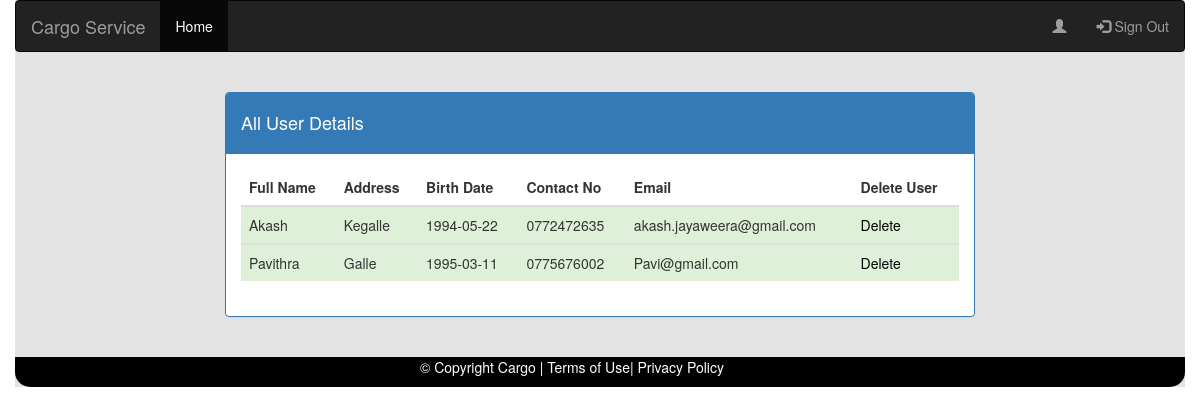
/Admin/allusers.php, run on the app's committed database.
### tables this page shows
CREATE TABLE `user` (
  `U_Id` int(11) NOT NULL,
  `Full_Name` varchar(50) NOT NULL,
  `Password` varchar(20) NOT NULL,
  `Address` varchar(100) NOT NULL,
  `BirthDate` date NOT NULL,
  `Contact_No` varchar(12) NOT NULL,
  `Email` varchar(50) NOT NULL,
  `Gender` char(1) DEFAULT NULL
);

### Admin/allusers.php (the view, shortened to what this page needs)
<?php
	include 'dbCon.php';
	include'afterlognav.php';
	$sql="SELECT * FROM User WHERE 1";
	$result=mysqli_query($conn, $sql);
?>
	 <div class="row">
<div class="col-sm-2">
</div>
<div class="col-sm-3">
	<BR>
</div>
</div>
	 <div class="row">
	 	<div class="col-sm-2">
</div>
		<div class="col-sm-8">
			    <div class="panel panel-primary">
      <div class="panel-heading"><h4 >All User Details</h4></div>
      <div class="panel-body">
 <table class="table">
	  <thead>
      <tr>
        <th>Full Name</th>
        <th>Address</th>
        <th>Birth Date</th>
        <th>Contact No</th>
         <th>Email</th>
        <th>Delete User</th>
      </tr>
    </thead>
<?php
	while($row=mysqli_fetch_array($result)){
		    echo"<tbody>";
      		echo "<tr class='success'>";
        	echo "<td>".$row['Full_Name']."</td>";
        	echo"<td>".$row['Address']."</td>";
			echo"<td>".$row['BirthDate']."</td>";
			echo"<td>".$row['Contact_No']."</td>";
			echo"<td>".$row['Email']."</td>";
			echo"<td>"."<a href=deleteUser.php?".$row['U_Id']; echo">Delete</a></td>";
      		echo "</tr>";
			echo "</tbody>";
	}
		echo "</table>";
?>
</div>
</div>
</div>
    </div>
<div class="row">
	<br/>
</div>
<div class="row" style="background-color: black; color: white; border-bottom-right-radius:15px; border-bottom-left-radius:15px;">
			<div class="col-sm-4">
			</div>
			<div class="col-sm-4">
					<footer id="footer">
				<div id="footer-inner">
					<p>&copy; Copyright Cargo &#124; Terms of Use&#124; Privacy Policy</p>
				</div>
			</footer>
			</div>
	</div>

### Admin/afterlognav.php (style rules this page uses)
a { color:black; }

### data on the page
user: Full_Name "Akash", Address "Kegalle", BirthDate "1994-05-22", Contact_No "0772472635", Email "akash.jayaweera@gmail.com"
user: Full_Name "Pavithra", Address "Galle", BirthDate "1995-03-11", Contact_No "0775676002", Email "Pavi@gmail.com"
